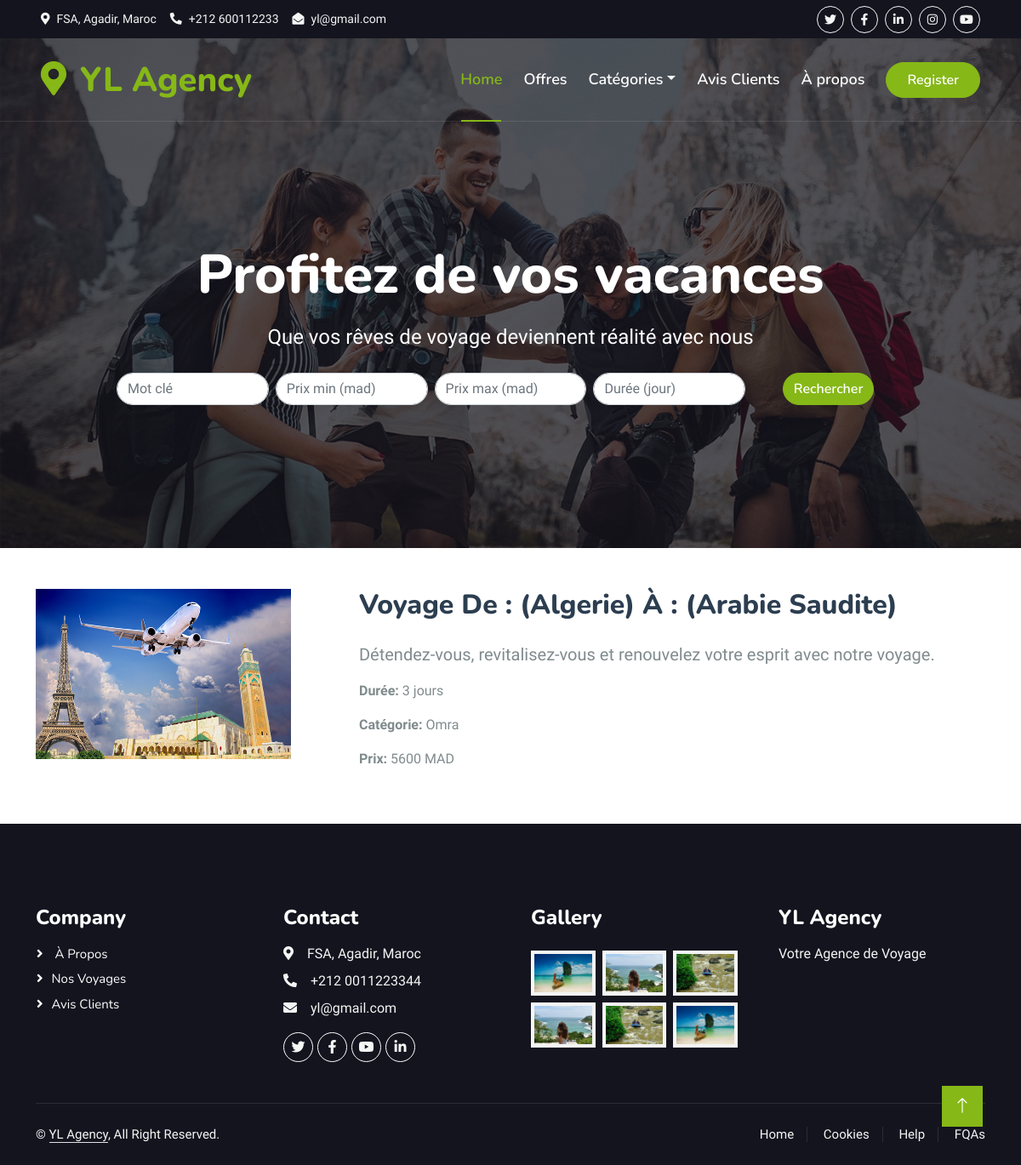
/testapp/details_voy/11, run on the app's committed database.
### testapp/models.py (models this page shows, shortened)
class voyage(models.Model):
    image = models.ImageField(upload_to='voyage_images/', null=True, blank=True)
    ville_origine = models.CharField(max_length=50,blank=True)
    ville_destination = models.CharField(max_length=50,blank=True)
    date_aller = models.DateField(null=True,blank=True)
    date_retour = models.DateField(null=True,blank=True)
    description = models.CharField(max_length=300, blank=True)
    prix = models.IntegerField(default=0)
    nombre_personnes = models.IntegerField(default=1)
    categorie = models.ForeignKey(categorieVoyage, on_delete=models.CASCADE, default=1)
    duration = models.IntegerField(null=True, blank=True)
    hotel = models.ForeignKey(Hotel, on_delete=models.CASCADE, null=True, blank=True)
    vols = models.ForeignKey(Vols, on_delete=models.CASCADE, null=True, blank=True)

class categorieVoyage(models.Model):
    image = models.ImageField(upload_to='voyage_images/', null=True, blank=True)
    titre_categ = models.CharField(max_length=50, blank=True)
    description_categ = models.CharField(max_length=300, blank=True)
    description_courte = models.CharField(max_length=100, blank=True, null=True)
    reduction_percent = models.PositiveIntegerField(default=0)
    def __str__(self):
        return self.titre_categ

### testapp/views.py (the view)
# urls.py: path('details_voy/<int:voyage_id>', views.detail_voy, name='details_voy'),
def detail_voy(request, voyage_id):
    voyagey = get_object_or_404(voyage, pk=voyage_id)
    return render(request, 'details_voy.html', {'voyagey': voyagey})

### testapp/templates/details_voy.html (shortened to what this page needs)
{% load static %}
<!DOCTYPE html>
<html lang="en">
<head>
    <link href="https://cdnjs.cloudflare.com/ajax/libs/font-awesome/5.10.0/css/all.min.css" rel="stylesheet">
    <link href="https://cdn.jsdelivr.net/npm/bootstrap-icons@1.4.1/font/bootstrap-icons.css" rel="stylesheet">
    <link href="{% static 'lib/animate/animate.min.css'%}" rel="stylesheet">
    <link href="{% static 'lib/owlcarousel/assets/owl.carousel.min.css'%}" rel="stylesheet">
    <link href="{% static 'lib/tempusdominus/css/tempusdominus-bootstrap-4.min.css'%}" rel="stylesheet" />
    <link href="{% static 'css/bootstrap.min.css'%}" rel="stylesheet">
    <link href="{% static 'css/style.css'%}" rel="stylesheet">
</head>
<body>
    <div class="container-fluid bg-dark px-5 d-none d-lg-block">
        <div class="row gx-0">
            <div class="col-lg-8 text-center text-lg-start mb-2 mb-lg-0">
                <div class="d-inline-flex align-items-center" style="height: 45px;">
                    <small class="me-3 text-light"><i class="fa fa-map-marker-alt me-2"></i>FSA, Agadir, Maroc</small>
                    <small class="me-3 text-light"><i class="fa fa-phone-alt me-2"></i>+212 600112233</small>
                    <small class="text-light"><i class="fa fa-envelope-open me-2"></i>yl@gmail.com</small>
                </div>
            </div>
            <div class="col-lg-4 text-center text-lg-end">
                <div class="d-inline-flex align-items-center" style="height: 45px;">
                    <a class="btn btn-sm btn-outline-light btn-sm-square rounded-circle me-2" href=""><i class="fab fa-twitter fw-normal"></i></a>
                    <a class="btn btn-sm btn-outline-light btn-sm-square rounded-circle me-2" href=""><i class="fab fa-facebook-f fw-normal"></i></a>
                    <a class="btn btn-sm btn-outline-light btn-sm-square rounded-circle me-2" href=""><i class="fab fa-linkedin-in fw-normal"></i></a>
                    <a class="btn btn-sm btn-outline-light btn-sm-square rounded-circle me-2" href=""><i class="fab fa-instagram fw-normal"></i></a>
                    <a class="btn btn-sm btn-outline-light btn-sm-square rounded-circle" href=""><i class="fab fa-youtube fw-normal"></i></a>
                </div>
            </div>
        </div>
    </div>
    <div class="container-fluid position-relative p-0">
        <nav class="navbar navbar-expand-lg navbar-light px-4 px-lg-5 py-3 py-lg-0">
            <a href="" class="navbar-brand p-0">
                <h1 class="text-primary m-0"><i class="fa fa-map-marker-alt me-3"></i>YL Agency</h1>
            </a>
            <div class="collapse navbar-collapse" id="navbarCollapse">
                <div class="navbar-nav ms-auto py-0">
                    <a href="{% url 'testapp:home' %}" class="nav-item nav-link active">Home</a>
                    <a href="{% url 'testapp:package' %}" class="nav-item nav-link">Offres</a>
                    <div class="nav-item dropdown">
                        <a href="#" class="nav-link dropdown-toggle" data-bs-toggle="dropdown">Catégories</a>
                    </div>
                    <a href="{% url 'testapp:service' %}" class="nav-item nav-link">Avis Clients</a>
                    <a href="{% url 'testapp:about' %}" class="nav-item nav-link">À propos</a>
                </div>
                <a href="{% url 'testapp:signup' %}" class="btn btn-primary rounded-pill py-2 px-4">Register</a>
            </div>
        </nav>
        <div class="container-fluid bg-primary py-5 mb-5 hero-header">
            <div class="container py-5">
                <div class="row justify-content-center py-5">
                    <div class="col-lg-10 pt-lg-5 mt-lg-5 text-center">
                        <h1 class="display-3 text-white mb-3 animated slideInDown">Profitez de vos vacances</h1>
                        <p class="fs-4 text-white mb-4 animated slideInDown">Que vos rêves de voyage deviennent réalité avec nous</p>
                        <div class="row mb-4">
                            <form method="GET" action="{% url 'user:recherche_voyages' %}">
                                <div class="row g-2">
                                    <div class="col-md">
                                        <input type="text" class="form-control rounded-pill" name="mot" placeholder="Mot clé">
                                    </div>
                                    <div class="col-md">
                                        <input type="number" class="form-control rounded-pill" name="prix_min" placeholder="Prix min (mad)">
                                    </div>
                                    <div class="col-md">
                                        <input type="number" class="form-control rounded-pill" name="prix_max" placeholder="Prix max (mad)">
                                    </div>
                                    <div class="col-md">
                                        <input type="number" class="form-control rounded-pill" name="duree" placeholder="Durée (jour)">
                                    </div>
                                    <div class="col-md">
                                        <button type="submit" class="btn btn-primary rounded-pill">Rechercher</button>
                                    </div>
                                </div>
                            </form>
                        </div>
                    </div>
                </div>
            </div>
        </div>
    </div>
    <div class="container my-5">
        <div class="row">
            <div class="col-md-4">
                {% if voyagey.image %}
                <img src="{{ voyagey.image.url }}" alt="{{ voyagey.ville_destination }}" class="img-fluid" style="width: 300px; height: 200px;">
                {% endif %}
            </div>
            <div class="col-md-8">
                <h2 class="mb-4">Voyage De : ({{ voyagey.ville_origine }}) À : ({{ voyagey.ville_destination }})</h2>
                <p class="lead">{{ voyagey.description }}</p>
                <p><strong>Durée:</strong> {{ voyagey.duration }} jours</p>
                <p><strong>Catégorie:</strong> {{ voyagey.categorie }}</p>
                <p><strong>Prix:</strong> {{ voyagey.prix }} MAD</p>
            </div>
        </div>
    </div>
    <div class="container-fluid bg-dark text-light footer pt-5 mt-5 wow fadeIn" data-wow-delay="0.1s">
        <div class="container py-5">
            <div class="row g-5">
                <div class="col-lg-3 col-md-6">
                    <h4 class="text-white mb-3">Company</h4>
                    <a class="btn btn-link" href="{% url 'testapp:about' %}"> À propos </a>
                    <a class="btn btn-link" href="{% url 'testapp:package' %}">Nos Voyages</a>
                    <a class="btn btn-link" href="{% url 'testapp:service' %}">Avis Clients</a>
                </div>
                <div class="col-lg-3 col-md-6">
                    <h4 class="text-white mb-3">Contact</h4>
                    <p class="mb-2"><i class="fa fa-map-marker-alt me-3"></i>FSA, Agadir, Maroc</p>
                    <p class="mb-2"><i class="fa fa-phone-alt me-3"></i>+212 0011223344</p>
                    <p class="mb-2"><i class="fa fa-envelope me-3"></i>yl@gmail.com</p>
                    <div class="d-flex pt-2">
                        <a class="btn btn-outline-light btn-social" href=""><i class="fab fa-twitter"></i></a>
                        <a class="btn btn-outline-light btn-social" href=""><i class="fab fa-facebook-f"></i></a>
                        <a class="btn btn-outline-light btn-social" href=""><i class="fab fa-youtube"></i></a>
                        <a class="btn btn-outline-light btn-social" href=""><i class="fab fa-linkedin-in"></i></a>
                    </div>
                </div>
                <div class="col-lg-3 col-md-6">
                    <h4 class="text-white mb-3">Gallery</h4>
                    <div class="row g-2 pt-2">
                        <div class="col-4">
                            <img class="img-fluid bg-light p-1" src="{% static 'img/package-1.jpg'%}" alt="">
                        </div>
                        <div class="col-4">
                            <img class="img-fluid bg-light p-1" src="{% static 'img/package-2.jpg'%}" alt="">
                        </div>
                        <div class="col-4">
                            <img class="img-fluid bg-light p-1" src="{% static 'img/package-3.jpg'%}" alt="">
                        </div>
                        <div class="col-4">
                            <img class="img-fluid bg-light p-1" src="{% static 'img/package-2.jpg'%}" alt="">
                        </div>
                        <div class="col-4">
                            <img class="img-fluid bg-light p-1" src="{% static 'img/package-3.jpg'%}" alt="">
                        </div>
                        <div class="col-4">
                            <img class="img-fluid bg-light p-1" src="{% static 'img/package-1.jpg'%}" alt="">
                        </div>
                    </div>
                </div>
                <div class="col-lg-3 col-md-6">
                    <h4 class="text-white mb-3">YL Agency</h4>
                    <p>Votre Agence de Voyage</p>
                </div>
            </div>
        </div>
        <div class="container">
            <div class="copyright">
                <div class="row">
                    <div class="col-md-6 text-center text-md-start mb-3 mb-md-0">
                        &copy; <a class="border-bottom" href="https://freewebsitecode.com">YL Agency</a>, All Right Reserved.
                    </div>
                    <div class="col-md-6 text-center text-md-end">
                        <div class="footer-menu">
                            <a href="">Home</a>
                            <a href="">Cookies</a>
                            <a href="">Help</a>
                            <a href="">FQAs</a>
                        </div>
                    </div>
                </div>
            </div>
        </div>
    </div>
    <a href="#" class="btn btn-lg btn-primary btn-lg-square back-to-top"><i class="bi bi-arrow-up"></i></a>
</body>
</html>

### testapp/static/css/style.css (style rules this page uses)
:root { --primary: #86B817; --secondary: #FE8800; --light: #F5F5F5; --dark: #14141F; }
.back-to-top { position: fixed; display: none; right: 45px; bottom: 45px; z-index: 99; }
.btn { font-family: 'Nunito', sans-serif; font-weight: 600; transition: .5s; }
.btn.btn-primary, .btn.btn-secondary { color: #FFFFFF; }
.btn-sm-square { width: 32px; height: 32px; }
.btn-lg-square { width: 48px; height: 48px; }
.btn-square, .btn-sm-square, .btn-lg-square { padding: 0; display: flex; align-items: center; justify-content: center; font-weight: normal; border-radius: 0px; }
.navbar-light .navbar-nav .nav-link { font-family: 'Nunito', sans-serif; position: relative; margin-right: 25px; padding: 35px 0; color: #FFFFFF !important; font-size: 18px; font-weight: 600; outline: none; transition: .5s; }
.navbar-light .navbar-nav .nav-link:hover, .navbar-light .navbar-nav .nav-link.active { color: var(--primary) !important; }
@media (min-width: 992px) { .navbar-light { position: absolute; width: 100%; top: 0; left: 0; border-bottom: 1px solid rgba(256, 256, 256, .1); z-index: 999; } }
@media (min-width: 992px) { .navbar-light .navbar-nav .nav-link::before { position: absolute; content: ""; width: 0; height: 2px; bottom: -1px; left: 50%; background: var(--primary); transition: .5s; } }
@media (min-width: 992px) { .navbar-light .navbar-nav .nav-link:hover::before, .navbar-light .navbar-nav .nav-link.active::before { width: calc(100% - 2px); left: 1px; } }
.hero-header { background: linear-gradient(rgba(20, 20, 31, .7), rgba(20, 20, 31, .7)), url(../img/bg-hero.jpg); background-position: center center; background-repeat: no-repeat; background-size: cover; }
.footer .btn.btn-social { margin-right: 5px; width: 35px; height: 35px; display: flex; align-items: center; justify-content: center; color: var(--light); font-weight: normal; border: 1px solid #FFFFFF; border-radius: 35px; transition: .3s; }
.footer .btn.btn-link { display: block; margin-bottom: 5px; padding: 0; text-align: left; color: #FFFFFF; font-size: 15px; font-weight: normal; text-transform: capitalize; transition: .3s; }
.footer .btn.btn-link::before { position: relative; content: "\f105"; font-family: "Font Awesome 5 Free"; font-weight: 900; margin-right: 10px; }
.footer .copyright { padding: 25px 0; font-size: 15px; border-top: 1px solid rgba(256, 256, 256, .1); }
.footer .copyright a { color: var(--light); }
.footer .footer-menu a { margin-right: 15px; padding-right: 15px; border-right: 1px solid rgba(255, 255, 255, .1); }
.footer .footer-menu a:last-child { margin-right: 0; padding-right: 0; border-right: none; }

### data on the page
voyage: image (picture), ville_origine "Algerie", ville_destination "Arabie Saudite", description "Détendez-vous, revitalisez-vous et renouvelez votre esprit avec notre voyage.", duration "3", categorie "Omra", prix "5600"
